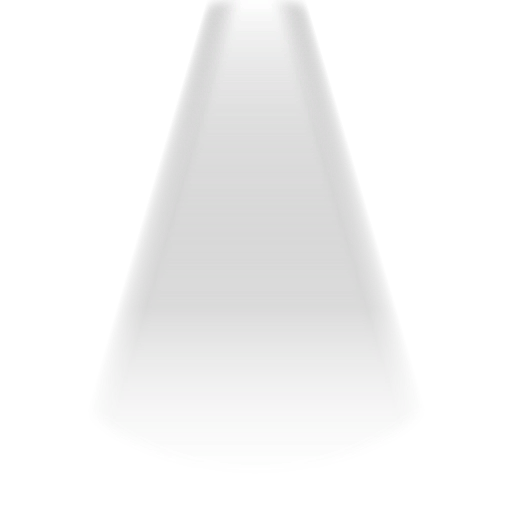
#> input picture cs2porter/assets/light_beam.png, 512 x 512 px
$ python -i jpg_converter.py   (imports and definitions only)
#> lines starting #> are read from the running program, lines starting #| are printed output that depends on the picture
#> in convert_opacity_to_grey, img is the input picture: PIL image 512x512 RGBA; mean R, G, B, A 59.1, 59, 59.1, 31.5
import hashlib
import os
import re
import shutil
import zipfile
import tempfile
from collections import defaultdict

import numpy as np
from PIL import Image

from . import texnames

# ---------------------------------------------------------------------------
# Constants
# ---------------------------------------------------------------------------

# CS2 Porter: the converted assets go to materials/cs2porter/assets/...
ASSETS_SUBFOLDER = "cs2porter/assets"
TEXTURE_EXT      = set(texnames.TEXTURE_EXTS)
MAX_PATH         = 260
_WIN_PREFIX      = 140
MAX_GAME_PATH    = MAX_PATH - _WIN_PREFIX - 20   # ~100 char
# room kept for the texture file names below a material folder
_TEX_NAME_ROOM   = 40


# [5 lines left out: function game_path_budget, not called in this run]

# Texture slot definitions
TEXTURE_SLOTS: list[tuple[list[str], str, int]] = [
    (["_basecolor", "_base_color", "_albedo", "_diffuse", "_color", "_col", "_bc", "_diff"],
     "color", 0),
    (["_normalmap", "_normal", "_norm", "_nrm", "_nor", "_ddna", "_nm"],
     "normal", 0),
    (["_roughness", "_rougness", "_rough", "_rgh"],
     "roughness", 0),
    (["_glossiness", "_gloss"],
     "roughness", 1),
    (["_ambientocclusion", "_ambient_occlusion", "_occlusion", "_ao"],
     "ao", 0),
    (["_cavity", "_fuzz"],
     "ao", 1),
    (["_opacity"],
     "translucency", 0),
    (["_translucency", "_trans", "_alpha", "_mask"],
     "translucency", 1),
]

SURFACE_KEYWORDS = [
    (["glass", "cam", "pencere", "window"],               "glass"),
    (["plaster", "siva", "stucco"],                       "plaster"),
    (["concrete", "beton", "cement"],                     "concrete"),
    (["brick", "tugla"],                                  "brick"),
    (["metal", "grate", "vent", "steel", "iron",
      "aluminum", "aluminium", "galv"],                   "metal"),
    (["wood", "ahsap", "tahta", "plank", "crate",
      "lumber", "parquet", "oak", "pine"],                "Wood"),
    (["tile", "fayans", "ceramic"],                       "tile"),
    (["rock", "stone", "cobble"],                         "rock"),
    (["sand", "kum", "desert"],                           "sand"),
    (["dirt", "toprak", "earth", "ground", "soil"],       "dirt"),
    (["grass", "cim", "lawn", "turf"],                    "grass"),
    (["water", "su", "liquid", "pool", "ocean", "river"], "water"),
    (["snow", "kar", "ice", "buz"],                       "snow"),
    (["mud", "camur"],                                    "mud"),
    (["plastic", "plastik"],                              "plastic"),
    (["rubber", "lastik", "tire"],                        "rubber"),
    (["carpet", "hali", "fabric", "cloth"],               "carpet"),
    (["flesh", "body", "organ"],                          "Flesh"),
    (["gravel"],                                          "gravel"),
    (["cardboard", "karton", "paper"],                    "cardboard"),
    (["foliage", "leaf", "yaprak", "bush", "shrub"],      "foliage"),
]

# ---------------------------------------------------------------------------
# Logging
# ---------------------------------------------------------------------------

def _log(m):  print(m)
def _ok(m):   print(f"  OK      {m}")
def _info(m): print(f"  INFO    {m}")
def _warn(m): print(f"  WARN    {m}")
def _err(m):  print(f"  ERROR   {m}")

# ---------------------------------------------------------------------------
# Helpers
# ---------------------------------------------------------------------------

def _rnd(name, n=4):
    # the same name is always shortened the same way, so a second run writes the same files
    return hashlib.md5(name.encode("utf-8")).hexdigest()[:n]


def _kw_hit(text, kw):
    return bool(re.search(r'(?<![a-z])' + re.escape(kw), text))


# [39 lines left out: functions detect_surface, shorten_name, classify_texture, select_slots, not called in this run]


# ---------------------------------------------------------------------------
# Opacity greyscale conversion
# ---------------------------------------------------------------------------

def _is_greyscale(img: Image.Image, threshold: float = 0.01) -> bool:
#> called with threshold = 0.01
    arr = np.array(img.convert("RGB"), dtype=np.float32)
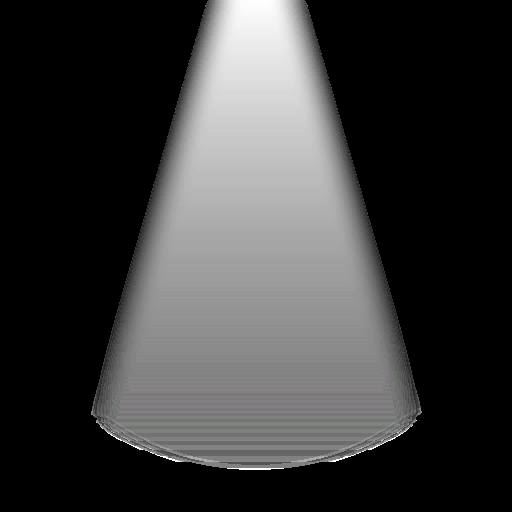
#> arr: shape (512, 512, 3) float32; mean R, G, B 59.1, 59, 59.1
    r, g, b = arr[:,:,0], arr[:,:,1], arr[:,:,2]
    return (np.abs(r-g).mean()/255 <= threshold and
            np.abs(r-b).mean()/255 <= threshold)


def convert_opacity_to_grey(src: str, dst: str) -> bool:
    try:
        img = Image.open(src)
    except Exception as e:
        _warn(f"Could not open opacity ({os.path.basename(src)}): {e}")
        return False

    if img.mode == "RGBA":
        if _is_greyscale(img.convert("RGB")):
            shutil.copy2(src, dst)
            _info(f"Opacity already greyscale, copied: {os.path.basename(dst)}")
            return True
        arr = np.array(img, dtype=np.float32)
        alpha = arr[:,:,3] / 255.0
        brightness = (alpha * 255).astype(np.uint8)
        rgb = np.stack([brightness, brightness, brightness], axis=2)
        result = Image.fromarray(rgb, "RGB")
    else:
        img_rgb = img.convert("RGB")
        if _is_greyscale(img_rgb):
            shutil.copy2(src, dst)
            _info(f"Opacity already greyscale, copied: {os.path.basename(dst)}")
            return True
        img_grey = img_rgb.convert("L")
        arr = np.array(img_grey, dtype=np.uint8)
        rgb = np.stack([arr, arr, arr], axis=2)
        result = Image.fromarray(rgb, "RGB")

    try:
        result.save(dst)
        _ok(f"Opacity converted to greyscale: {os.path.basename(dst)}")
        return True
    except Exception as e:
        _warn(f"Could not save opacity: {e}")
        return False


# ---------------------------------------------------------------------------
# Grouping
# ---------------------------------------------------------------------------

# [512 lines left out: functions _strip_suffix, group_textures, extract_zip, build_vmat_texture, build_vmat_decal, process_group and 4 more, not called in this run]


# [2 lines not run here, left out]

>>> result = convert_opacity_to_grey('../assets/light_beam.png', 'out.png')
